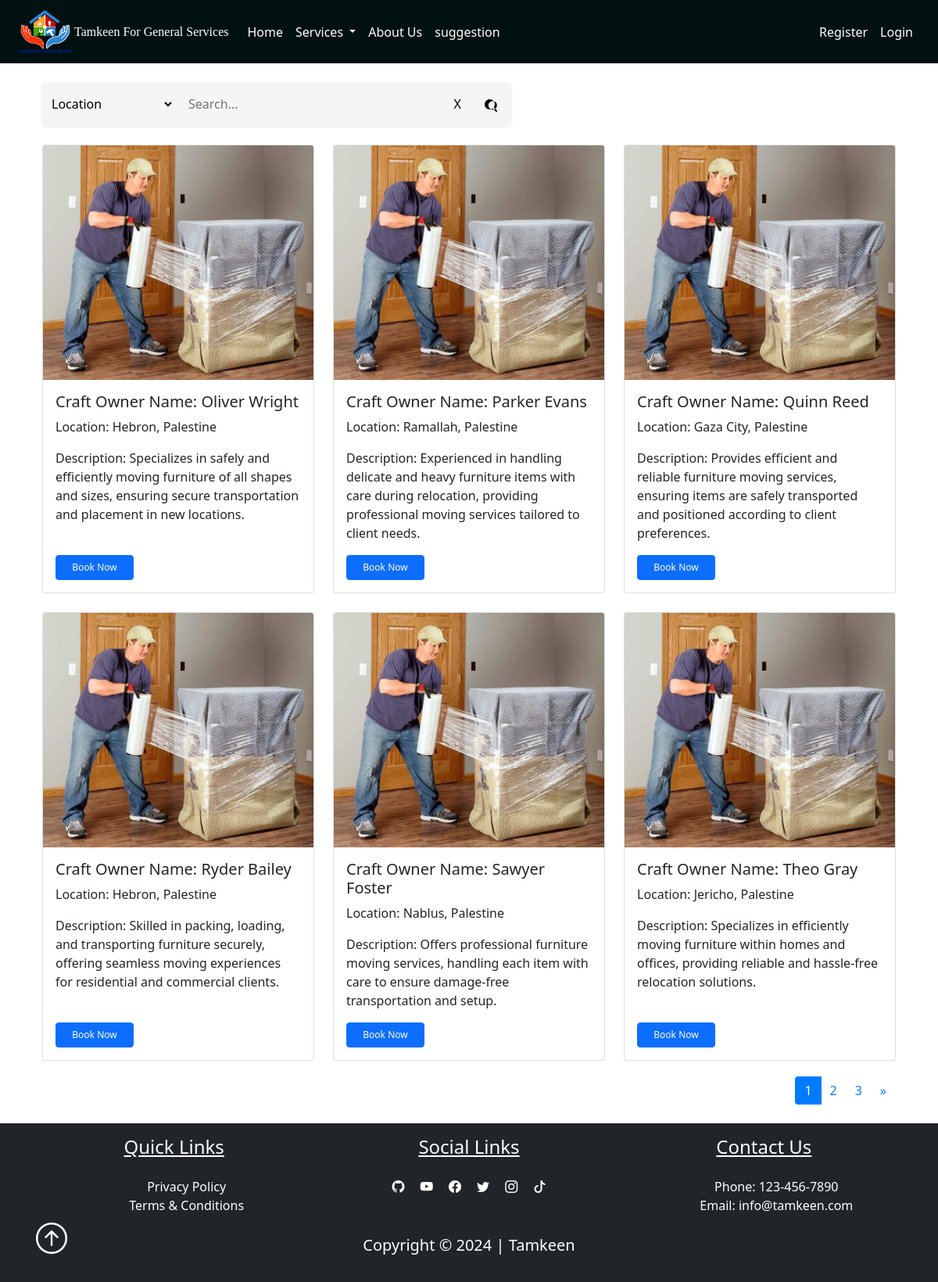
The app's page /movingFur, older data.
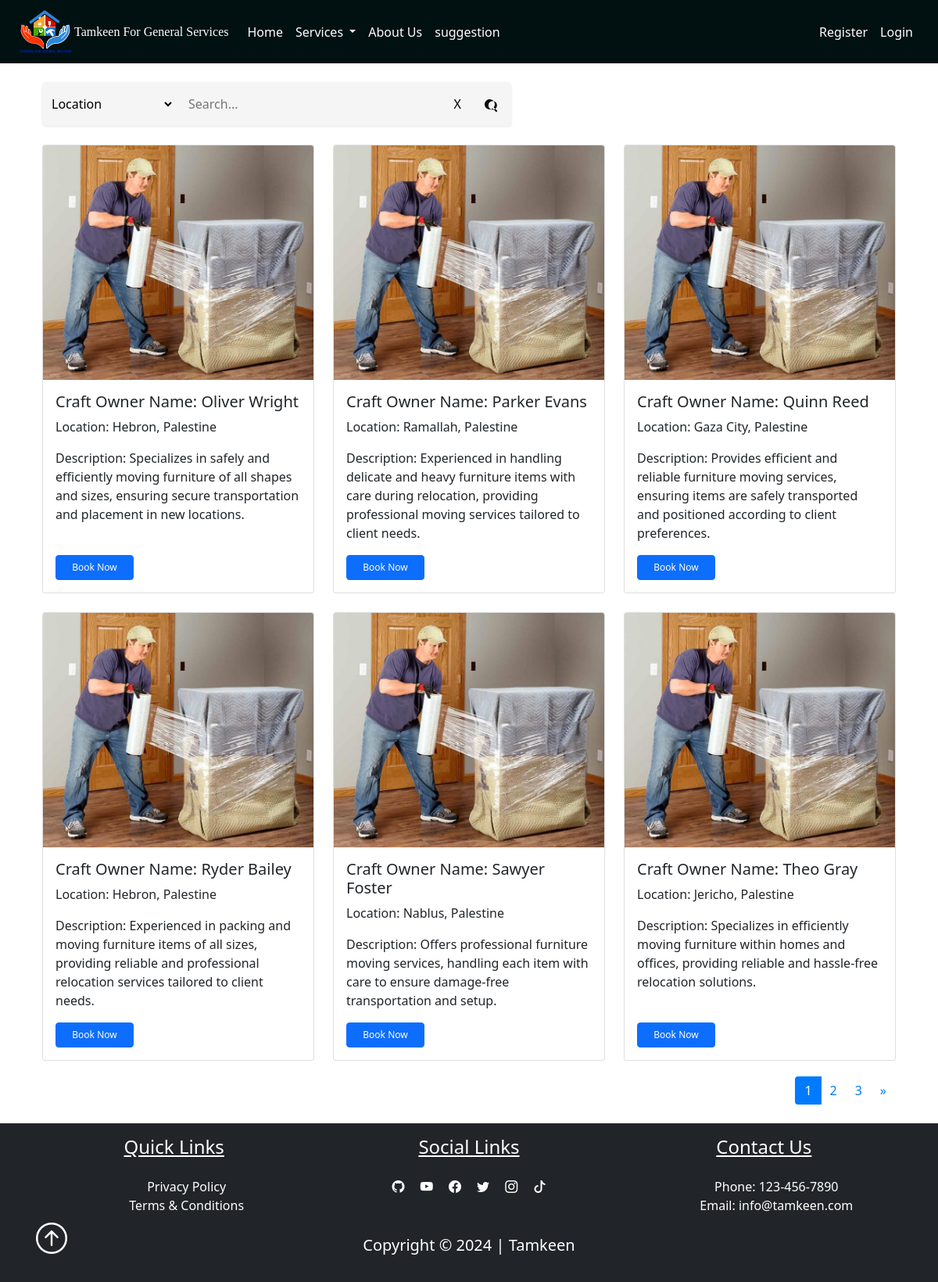
The same page, newer data.
### pythonic/models.py (models this page shows, shortened)
class User(db.Model, UserMixin):
    id = db.Column(db.Integer, primary_key=True)
    username = db.Column(db.String(25), unique=True, nullable=False)
    email = db.Column(db.String(125), unique=True, nullable=False)
    image_file = db.Column(db.String(20), nullable=False, default="prf.jpg")
    password = db.Column(db.String(60), nullable=False)
    address = db.Column(db.String(25), nullable=False)
    contactNumber = db.Column(db.String(10), nullable=False)
    user_type = db.Column(db.String(20), nullable=False)
    service_type = db.Column(db.String(20), nullable=True)
    description = db.Column(db.Text, nullable=True)
    service_id = db.Column(db.Integer, db.ForeignKey("service.id"), nullable=True)
    availability = db.relationship('Availability', uselist=False, backref='owner', lazy=True)
    works = db.relationship("Work", backref="maker", lazy=True)
    ratings = db.relationship('Rating', foreign_keys='Rating.craft_owner_id', backref='craft_owner', lazy=True)
    average_rating = db.Column(db.Float, nullable=True)

### pythonic/routes.py (the view)
@app.route('/movingFur')
def movingFur():
    page = request.args.get('page', 1, type=int)
    per_page = 6
    users, total_users, total_pages = get_movingFur_users_from_database(page, per_page)
    next_url = url_for('movingFur', page=page + 1) if page < total_pages else None
    prev_url = url_for('movingFur', page=page - 1) if page > 1 else None
    pages = range(1, total_pages + 1)
    return render_template('movingFur.html', movingFur_users=users, next_url=next_url, prev_url=prev_url, pages=pages, current_page=page)

### instance/helper.py (called while the page is built)
def get_movingFur_users_from_database(page, per_page):
    movingFur_pagination = User.query.filter_by(service_type='Moving Furniture').paginate(page=page, per_page=per_page, error_out=False)
    total_users = movingFur_pagination.total
    total_pages = movingFur_pagination.pages
    return movingFur_pagination.items, total_users, total_pages

### pythonic/templates/movingFur.html (shortened to what this page needs)
<!DOCTYPE html>
<html lang="en">
<head>
    <link href="{{ url_for('static', filename='css/bootstrap.min.css') }}" rel="stylesheet">
</head>
<body>
    {% extends "layout.html" %}
    {% block content %}
    <br>
    <div class="container">
        <div class="search-container">
            <select id="filterSelect">
                <option value="location">Location</option>
            </select>
            <input type="text" id="searchInput" placeholder="Search...">
            <button id="clearButton">X</button>
            <button id="searchButton">
            </button>
        </div>
        <br>
        <div class="row row-cols-1 row-cols-md-3 g-4" id="cardContainer">
            {% for user in movingFur_users %}
            <div class="col">
                <div class="card">
                    <img src="{{ url_for('static', filename=user.image_file) }}" class="card-img-top" alt="MovingFur image">
                    <div class="card-body">
                        <h5 class="card-title">Craft Owner Name: {{ user.username }}</h5>
                        <p class="card-text">Location: {{ user.address }}</p>
                        <p class="card-text">Description: {{ user.description }}</p>
                        <a href="/appointments?craft_owner={{ user.username }}&service_type={{ user.service_type }}" class="btn btn-primary" style="font-size: 12px; width: 100px;">Book Now</a>
                    </div>
                </div>
            </div>
            {% endfor %}
        </div>
        <div class="pagination-container">
            <nav aria-label="Page navigation">
                <ul class="pagination">
                    {% for page in pages %}
                    <li class="page-item {% if page == current_page %}active{% endif %}">
                        <a class="page-link" href="{{ url_for('movingFur', page=page) }}">{{ page }}</a>
                    </li>
                    {% endfor %}
                    {% if next_url %}
                    <li class="page-item">
                        <a class="page-link" href="{{ next_url }}" aria-label="Next">
                            <span aria-hidden="true">&raquo;</span>
                        </a>
                    </li>
                    {% endif %}
                </ul>
            </nav>
        </div>
    </div>
    <br>
    {% endblock %}

Row changes from the older to the newer data that the page shows:
changed User "Ryder Bailey": description "Skilled in packing, loading, and transporting furniture securely, offering seamless moving experiences for residential and commercial clients." → "Experienced in packing and moving furniture items of all sizes, providing reliable and professional relocation services tailored to client needs."
